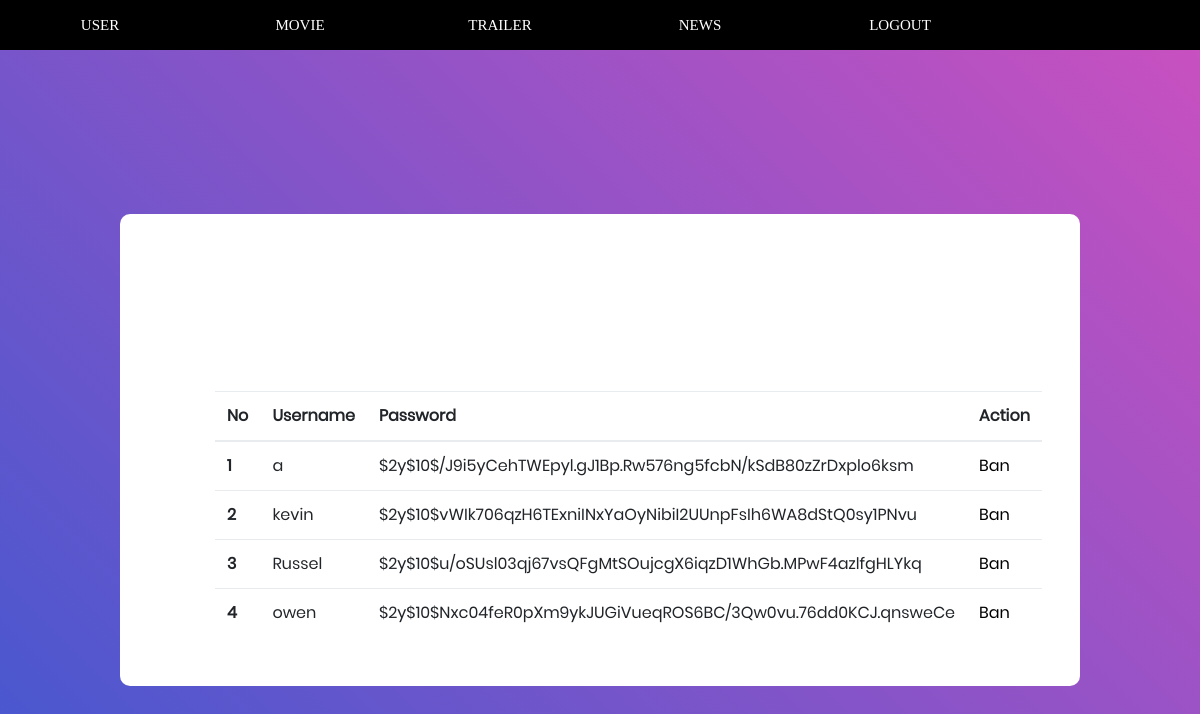
The page /adminuser.php (signed in) on the database as committed earlier.
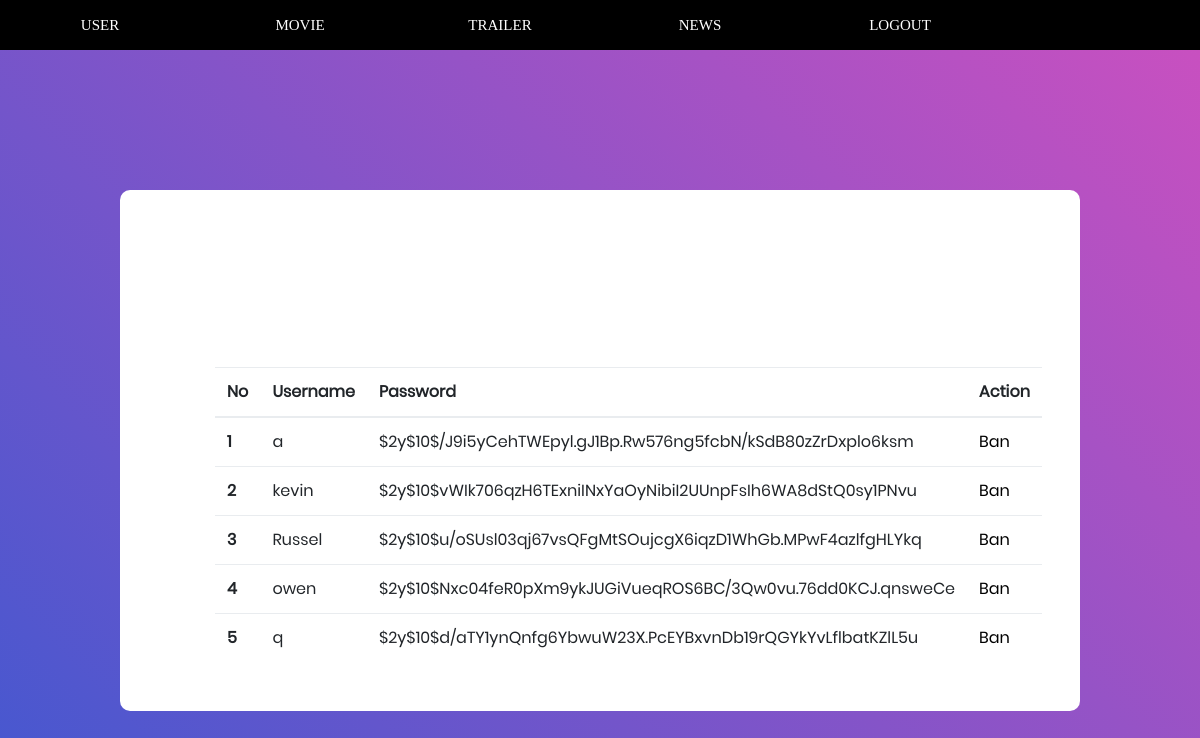
The same page on the database as committed later.
### tables this page shows
CREATE TABLE `user` (
  `username` varchar(255) NOT NULL,
  `fullname` varchar(255) NOT NULL,
  `password` varchar(255) NOT NULL,
  `email` varchar(552) NOT NULL,
  `role` int(1) NOT NULL COMMENT '1 = admin\r\n2 = user premium\r\n3 = user biasa',
  `status` int(10) NOT NULL
);

### adminuser.php (the view, shortened to what this page needs)
<?php
$db = new Connection;
$conn = $db->getConnection();
$user = $conn->query("select * from user")->fetch_all(MYSQLI_ASSOC);
?>
<!DOCTYPE html>
<html lang="en">
<head>
    <link rel="stylesheet" type="text/css" href="vendor/bootstrap/css/bootstrap.min.css">
    <link rel="stylesheet" type="text/css" href="fonts/font-awesome-4.7.0/css/font-awesome.min.css">
    <link rel="stylesheet" type="text/css" href="vendor/animate/animate.css">
    <link rel="stylesheet" type="text/css" href="vendor/css-hamburgers/hamburgers.min.css">
    <link rel="stylesheet" type="text/css" href="vendor/select2/select2.min.css">
    <link rel="stylesheet" type="text/css" href="css/util.css">
    <link rel="stylesheet" type="text/css" href="css/main.css">
</head>
<body>
    <div class="limiter">
        <form method="post">
            <div class="menuBar" style="display: flex;background-color: black;">
                <button class="login100-form-btn" name="user" style="width: 200px; background-color:black ;">
                    User
                </button>
                <button class="login100-form-btn" name="movie" style="width: 200px; background-color:black">
                    Movie
                </button>
                <button class="login100-form-btn" name="Trailer" style="width: 200px; background-color:black">
                    Trailer
                </button>
                <button class="login100-form-btn" name="News" style="width: 200px; background-color:black">
                    News
                </button>
                <button class="login100-form-btn" name="logout" style="width: 200px; background-color:black"">
                    Logout
            </button>
            </form>
        </div>
        <div class=" container-login100">
                    <div class="wrap-login100">
                        <form class="login100-form validate-form" method="POST">
                            <table class="table">
                                <thead>
                                    <tr>
                                        <th scope="col">No</th>
                                        <th scope="col">Username</th>
                                        <th scope="col">Password</th>
                                        <th scope="col">Action</th>
                                    </tr>
                                </thead>
                                <tbody>
                                    <?php
                                    $ctr = 1;
                                    $user = $conn->query("select * from user")->fetch_all(MYSQLI_ASSOC);
                                    foreach ($user as $value) {
                                        if ($value['role'] == 2 || $value['role'] == 3) {
                                    ?>
                                            <tr>
                                                <th scope="row"><?= $ctr ?></th>
                                                <td><?= $value['username'] ?></td>
                                                <td><?= $value['password'] ?></td>
                                                <td><button name='ban<?= $ctr ?>'>Ban</button></td>
                                            </tr>
                                    <?php
                                            $ctr++;
                                        }
                                    }
                                    ?>
                                </tbody>
                            </table>
                        </form>
                    </div>
            </div>
</body>
</html>

Rows that differ between the two databases and show on the page:
added user: username "q", password "$2y$10$d/aTY1ynQnfg6YbwuW23X.PcEYBxvnDb19rQGYkYvLflbatKZlL5u"
